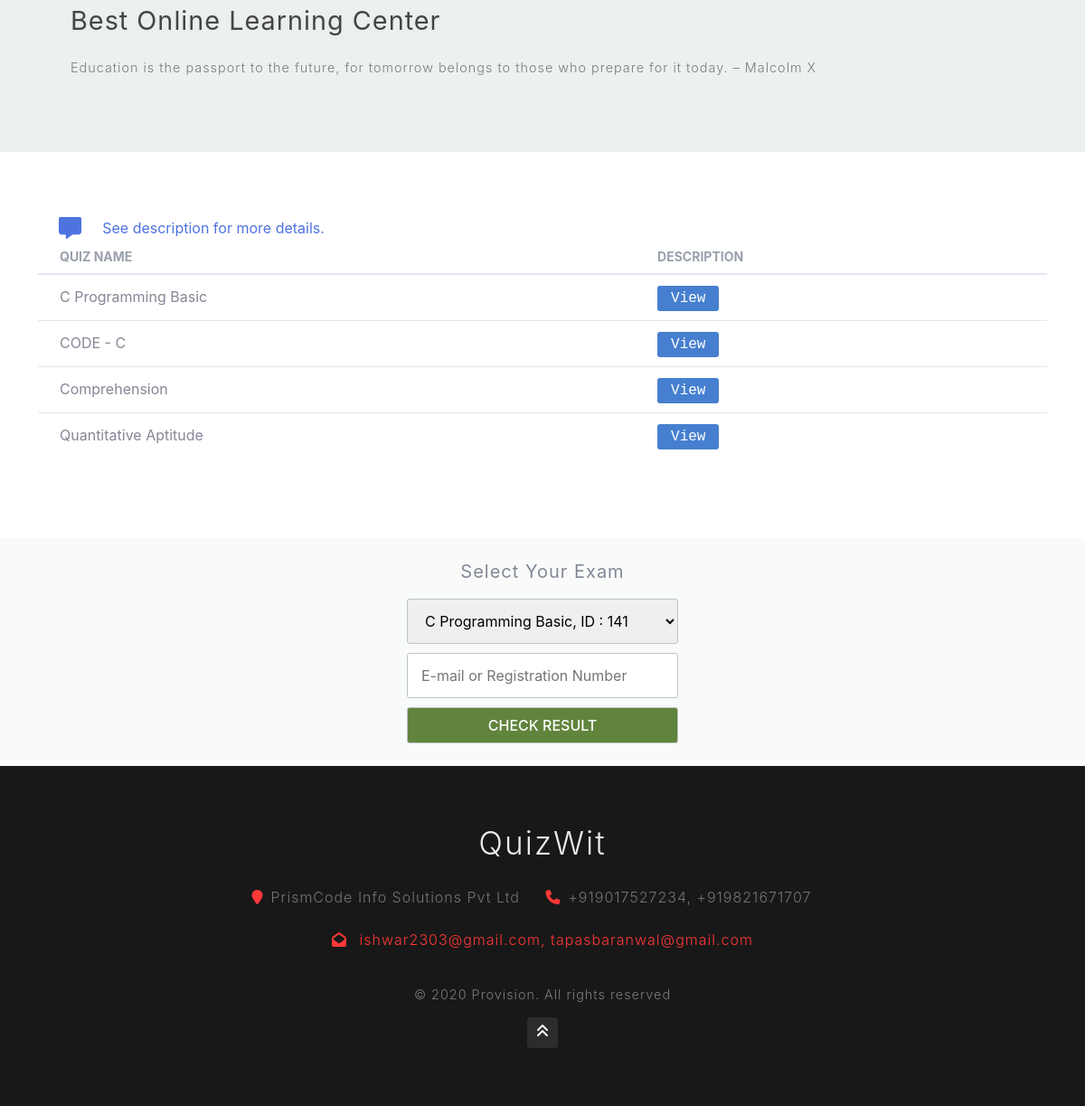
Before: / (lower part) with the older database file.
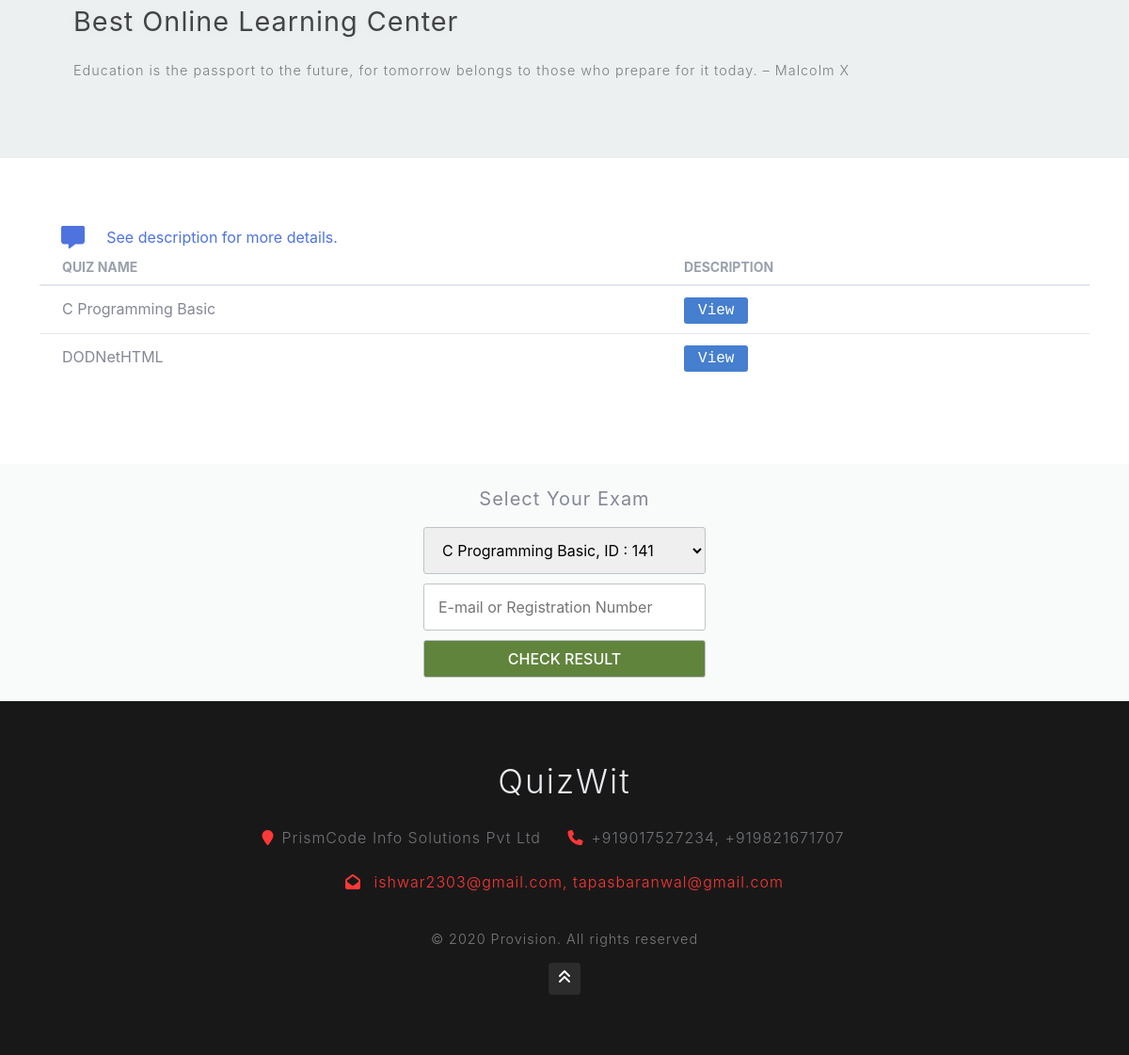
After: the same page with the newer database file.
### tables this page shows
CREATE TABLE `quizes` (
  `quiz_id` int NOT NULL,
  `quiz_name` varchar(50) NOT NULL,
  `difficulty_level` char(30) NOT NULL,
  `description` varchar(1000) NOT NULL,
  `number_of_questions` int NOT NULL,
  `is_active` int NOT NULL,
  `active_timing` bigint NOT NULL,
  `inactive_timing` bigint NOT NULL,
  `Exam_key` varchar(30) NOT NULL,
  `key_access` tinyint NOT NULL,
  `show_evaluation` tinyint NOT NULL,
  `time_duration` int NOT NULL,
  `marks_per_question` int NOT NULL,
  `negative_marking` double NOT NULL,
  `passing_percentage` int NOT NULL,
  `admin_email_id` int NOT NULL,
  `time_stamp` varchar(100) NOT NULL
);

### index.php (the view, shortened to what the changed rows need)
<?php
  require_once('connection.php');
?>
<!DOCTYPE html>
<html lang="zxx">
<head>
    <link href="css/bootstrap.css" type="text/css" rel="stylesheet" media="all">
    <link href="css/style.css" type="text/css" rel="stylesheet" media="all">
    <link rel="stylesheet" type="text/css" href="css/dashboard.css">
    <link rel="stylesheet" type="text/css" href="css/sb-admin-2.css">
    <link rel="stylesheet" href="css/custom/index.css">
    <link href="vendor/fontawesome-free/css/all.min.css" rel="stylesheet" type="text/css">
</head>
<body>
    <section class="banner-bottom py-5" id="about">
        <div style="position: relative;" class="container py-md-4">
            <div class="row banner-grids">
               <div   class="table-responsive">
              <?php
                $sql = "SELECT * FROM quizes WHERE is_active='1' ORDER BY quiz_name";
                $result = mysqli_query($conn,$sql);
                if($result->num_rows>0){
                       ?>
              <table class="table card-table table-vcenter text-nowrap">
                <thead>
                  <tr>
                       <th style="font-weight:bold;">Quiz Name</th>
                       <th style="font-weight:bold;">Description</th>
                   </tr>
                </thead>
                <tbody>
                       <?php
                       while($row = $result->fetch_assoc())
                       {
                       	$sql = "SELECT * FROM question_bank WHERE quiz_id = '$row[quiz_id]'";
                       	$result1 = mysqli_query($conn,$sql);
                       	if($result1->num_rows>0)
                       		{
		                        ?>
		                             <tr>
		                                 <td><?php echo $row['quiz_name'];?></td>
		                                 <td style="color:#3498db;">
                                        <span class="view-description-popup" style="cursor:pointer;padding-left: 15px;">View</span>
                                      </td>
		                             </tr>
		                        <?php
		                    }
		                }
                   ?>
                </tbody>
              </table>
              <?php
            }
            ?>
            </div>
            </div>
        </div>
    </section>
    <footer class="footer-content text-center py-5">
        <div class="container py-md-3">
            <h2 class="logo2 text-center">
                <a href="#">
                    QuizWit
                </a>
            </h2>
        </div>
    </footer>
</body>
</html>

Changed rows visible on the page:
no longer on this page (row edited): quizes: quiz_name "CODE - C"
no longer on this page (row edited): quizes: quiz_name "Comprehension"
no longer on this page (row edited): quizes: quiz_name "Quantitative Aptitude"
now on this page (row edited): quizes: quiz_name "DODNetHTML"
